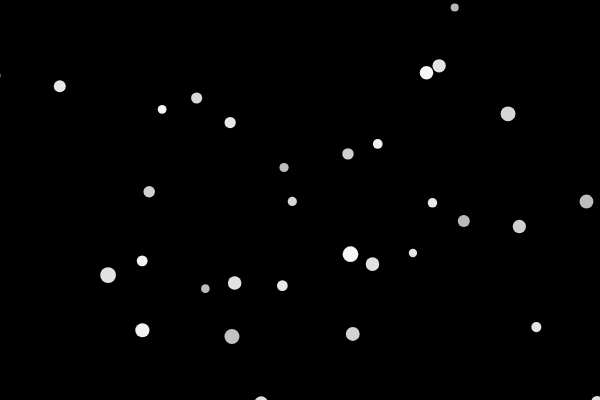
Frame 1 (no input)
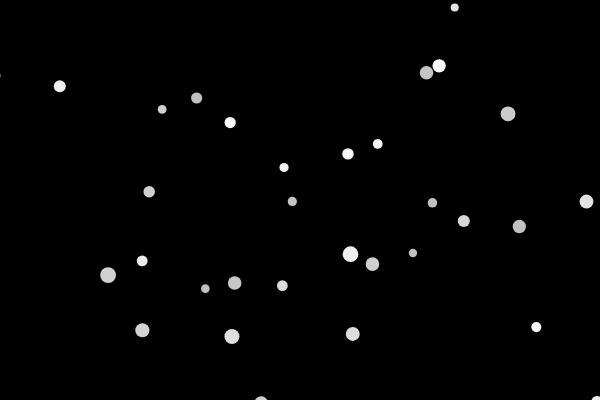
Frame 60 (no input)
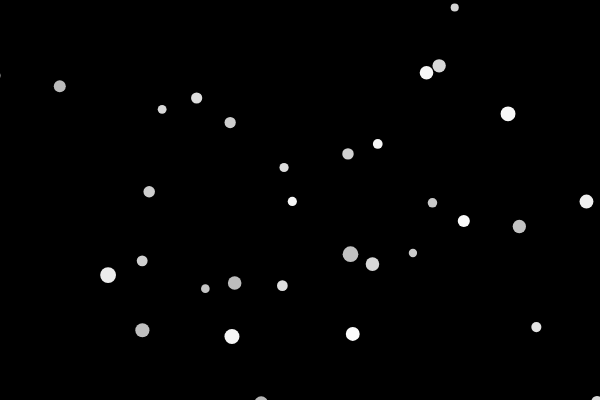
Frame 120 (the mouse pressed at the canvas centre since frame 60)

The p5.js sketch that drew these frames (run headless with seeded random() and noise() and a simulated clock; from frame 60 on, the mouse is pressed at the canvas centre):

// p5.js sketch
// ── sketch.js

// DECLARE GLOBAL VARIABLES
var stars = [];
var speed = 3;

// SETUP FUNCTION - Runs once at beginning of program
function setup() {
    createCanvas(600, 400);

    // Initialize Variables
    for (var i = 0; i < 300; i++) {
        stars.push(new Star());
    }
}
// DRAW FUNCTION - Loops @ 60FPS by default
function draw() {
    background(0);

    // Update & Display Star
    for (var i = 0; i < stars.length; i++) {
        stars[i].call();
    };

    // Change the speed
    if (keyIsDown(32)) {
        speed = 6;
    };


    // Move the stars
    if (keyIsDown(37)) {
        for (var i = 0; i < stars.length; i++) {
            stars[i].x += speed;
        }
    };
    if (keyIsDown(38)) {
        for (var i = 0; i < stars.length; i++) {
            stars[i].y += speed;
        }
    };
    if (keyIsDown(39)) {
        for (var i = 0; i < stars.length; i++) {
            stars[i].x -= speed;
        }
    };
    if (keyIsDown(40)) {
        for (var i = 0; i < stars.length; i++) {
            stars[i].y -= speed;
        }
    };
}

function keyReleased() {
    if (keyCode == 32) {
        speed = 3;
    }
}

// ── star.js
function Star() {
    // Properties (State)
    this.x = random(-width, 2 * width);
    this.y = random(-height, 2 * height);
    this.r = random(4, 8);
    this.col = color(random(180, 255));

    // Methods (Behaviour)
    this.update = function() {
        // Update this object's color every 5 frames
        if (frameCount % 5 === 0) {
            this.col = color(random(180, 255));
        }
    };

    this.display = function() {
        // Draw Star 1
        noStroke();
        fill(this.col);
        ellipse(this.x, this.y, 2 * this.r);
    };

    this.call = function() {
        this.display();
        this.update();
    };
}
